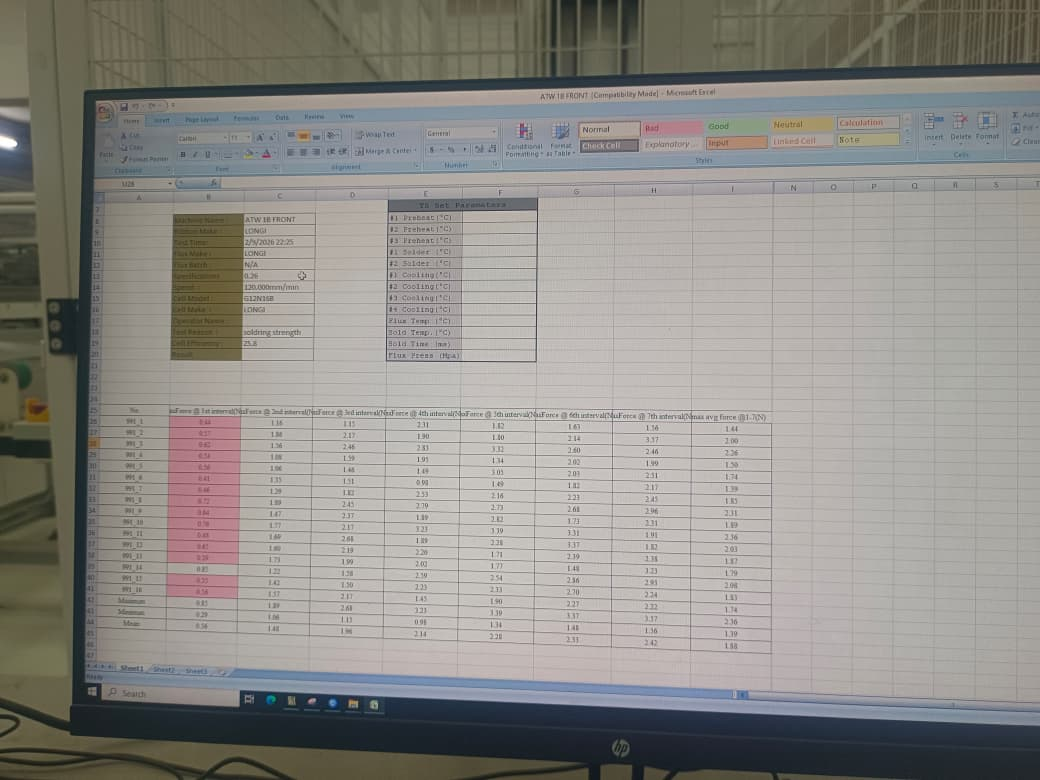
#> input picture models/table_dataset/images/val/BATCH_20260305_173111_E1A5B608_WhatsApp Image 2026-03-05 at 5.14.55 PM.jpeg, 1040 x 780 px, given in place of 172030_7206AD38_WhatsApp Image 2026-03-05 at 5.20.05 PM.jpeg, which was not available
$ python test_ocr.py
#> lines starting #> are read from the running program, lines starting #| are printed output that depends on the picture; after the words box and inside, x2 and y2 are one past the last pixel; in counts of white or black regions, pixels touching at a corner belong together; pictures that were not available may be replaced by others from this repository, and a replacement may not be noted
### config.py
"""
Configuration constants for the Manufacturing Quality Control Automation System.
Defines processing rules, directories, and thresholds.
"""
import os
from pathlib import Path

# Base directories
BASE_DIR = Path(__file__).parent
INPUT_DIR = BASE_DIR / "input"
PROCESSED_DIR = BASE_DIR / "processed"
FAILED_DIR = BASE_DIR / "failed"
OUTPUT_DIR = BASE_DIR / "output"
LOGS_DIR = BASE_DIR / "logs"
DEBUG_DIR = BASE_DIR / "debug"

# Ensure directories exist
for d in [INPUT_DIR, PROCESSED_DIR, FAILED_DIR, OUTPUT_DIR, LOGS_DIR, DEBUG_DIR]:
    d.mkdir(parents=True, exist_ok=True)

# Data Structure Assumptions (from solder-point test equipment: 16 bus bars × 7 measurement points each)
BUS_BARS = 16
POINTS_PER_BAR = 7
TOTAL_POINTS = BUS_BARS * POINTS_PER_BAR  # 112
assert TOTAL_POINTS == BUS_BARS * POINTS_PER_BAR, "TOTAL_POINTS must equal BUS_BARS × POINTS_PER_BAR"

# Partial matrix support — allow processing images that capture fewer bus bars
# (e.g., cropped WhatsApp photos). Set to 0 to disable partial support.
MIN_BUS_BARS = 5  # Minimum rows to attempt QC evaluation (below this = DATA_ERROR)

# Quality Criteria Thresholds (per manufacturing QC spec)
RULE_A_THRESHOLD = 0.8       # Minimum acceptable peel force (N)
RULE_A_PERCENTAGE = 0.75     # At least 75% of all points must exceed RULE_A_THRESHOLD
MIN_POINTS_RULE_A = int(TOTAL_POINTS * RULE_A_PERCENTAGE)  # 84 points

RULE_B_THRESHOLD = 0.35      # Low-force warning threshold (N)
MAX_RULE_B_PER_BAR = 2       # Max points ≤ 0.35 allowed per bus bar before rejection

RULE_C_THRESHOLD = 0.1       # Critical low-force threshold (N)
MAX_RULE_C_TOTAL = 8         # Max total points ≤ 0.1 across all bars
MAX_RULE_C_PER_BAR = 1       # Max points ≤ 0.1 allowed per single bar

# OCR Settings
MIN_OCR_CONFIDENCE = 0.85

# Optional DL Table Detection (YOLO) Settings
# When enabled and model is available, the detected table region is cropped
# before geometric/image enhancement steps. If detection fails, pipeline falls
# back to the existing heuristic crop.
ENABLE_YOLO_TABLE_CROP = True
YOLO_TABLE_MODEL_PATH = BASE_DIR / "models" / "table_detector.pt"
# Bootstrap model confidence is typically low until you fine-tune with
# hand-labeled data; keep threshold relaxed to allow detections.
YOLO_TABLE_CONFIDENCE = 0.01
YOLO_TABLE_IOU = 0.45
# Set to an integer class id when your model has multiple classes.
# Keep as None for single-class table detectors.
YOLO_TABLE_CLASS_ID = None
# Save a visual debug image with either YOLO box or fallback crop box.
YOLO_DEBUG_SAVE_IMAGE = True

# Data bounds — any cleaned value outside this range is flagged as OCR noise
DATA_VALUE_MIN = 0.0
DATA_VALUE_MAX = 10.0  # solder peel force rarely exceeds 10 N

# File size limit (bytes) — reject files larger than this before processing
MAX_FILE_SIZE_BYTES = 50 * 1024 * 1024  # 50 MB

# Image preprocessing thresholds (used by image_processor.py)
IMG_CROP_TOP = 0.25
IMG_CROP_BOTTOM = 0.95
IMG_CROP_LEFT = 0.05
IMG_CROP_RIGHT = 0.97
IMG_DESKEW_MIN_ANGLE = 0.3       # degrees — skip rotation below this
IMG_DESKEW_MAX_ANGLE = 15.0      # degrees — ignore lines steeper than this
IMG_PERSPECTIVE_MIN_AREA = 0.3   # fraction of image area for quad detection
IMG_DENOISE_H = 6
IMG_CLAHE_CLIP = 2.0
IMG_CLAHE_GRID = (8, 8)
IMG_SHARPEN_WEIGHT = 1.3
IMG_SHARPEN_BLUR_WEIGHT = -0.3

# Logging
LOG_MAX_BYTES = 10 * 1024 * 1024  # 10 MB
LOG_BACKUP_COUNT = 5

# Cross-Verification Settings (Image vs Excel comparison)
VERIFY_TOLERANCE = 0.05       # Max allowed absolute difference per cell before flagging mismatch
VERIFY_MATCH_THRESHOLD = 0.95 # Minimum fraction of cells that must match for verification to PASS (95%)

# Categories
CATEGORY_APPROVED = "APPROVED"
CATEGORY_REJECTED = "REJECTED"
CATEGORY_MANUAL_REVIEW = "MANUAL_REVIEW_REQUIRED"
CATEGORY_DATA_ERROR = "DATA_ERROR"
CATEGORY_VERIFICATION_FAILED = "VERIFICATION_FAILED"

# RAG (Retrieval-Augmented Generation) Settings
ENABLE_RAG_CONTEXT = True
RAG_DB_PATH = BASE_DIR / "models" / "batch_history.db"
RAG_CHROMA_PATH = BASE_DIR / "models" / "chroma_db"
RAG_EMBEDDING_MODEL = "all-MiniLM-L6-v2"  # Fast, ~50MB model
RAG_TOP_K_SIMILAR = 3  # Retrieve top 3 similar historical batches
RAG_SIMILARITY_THRESHOLD = 0.6  # Min similarity score to consider a match

# Phase 2: Local LLM summary generation
ENABLE_RAG_LLM_SUMMARY = True
LLM_PROVIDER = "ollama"
OLLAMA_BASE_URL = "http://localhost:11434"
OLLAMA_MODEL_NAME = "llama3.1:8b"
LLM_MAX_TOKENS = 512
LLM_TEMPERATURE = 0.2
LLM_TIMEOUT_SECONDS = 30

# Phase 3: Operator feedback loop
ENABLE_OPERATOR_FEEDBACK = True
FEEDBACK_LOOKBACK_LIMIT = 20
FEEDBACK_MIN_ROOT_CAUSE_LENGTH = 5

### image_processor.py
"""
Image Processor for Google Cloud Vision Pipeline.
Applies light preprocessing to improve OCR accuracy on real-world factory photos
(phone cameras photographing monitors) while keeping the image natural enough
for Cloud Vision's deep learning models.
"""
import cv2
import numpy as np
import logging
from pathlib import Path

from config import (
    IMG_CROP_TOP, IMG_CROP_BOTTOM, IMG_CROP_LEFT, IMG_CROP_RIGHT,
    IMG_DESKEW_MIN_ANGLE, IMG_DESKEW_MAX_ANGLE, IMG_PERSPECTIVE_MIN_AREA,
    IMG_DENOISE_H, IMG_CLAHE_CLIP, IMG_CLAHE_GRID,
    IMG_SHARPEN_WEIGHT, IMG_SHARPEN_BLUR_WEIGHT,
    ENABLE_YOLO_TABLE_CROP, YOLO_TABLE_MODEL_PATH,
    YOLO_TABLE_CONFIDENCE, YOLO_TABLE_IOU, YOLO_TABLE_CLASS_ID,
    YOLO_DEBUG_SAVE_IMAGE, DEBUG_DIR,
)


class ImageProcessor:

    _yolo_model = None
    _yolo_load_attempted = False

    @staticmethod
    def _get_yolo_model():
        """
        Lazily load a YOLO detector if enabled and model file exists.
        Returns None when unavailable, so pipeline can safely fall back.
        """
        if not ENABLE_YOLO_TABLE_CROP:
            return None

        if ImageProcessor._yolo_load_attempted:
            return ImageProcessor._yolo_model

        ImageProcessor._yolo_load_attempted = True

        if not YOLO_TABLE_MODEL_PATH.exists():
            logging.warning(
                f"YOLO table crop enabled, but model file not found at {YOLO_TABLE_MODEL_PATH}. "
                "Falling back to heuristic crop."
            )
            return None

        try:
            from ultralytics import YOLO
            ImageProcessor._yolo_model = YOLO(str(YOLO_TABLE_MODEL_PATH))
            logging.info(f"Loaded YOLO table detector from {YOLO_TABLE_MODEL_PATH}")
        except Exception as e:
            logging.warning(f"Could not load YOLO table detector: {e}. Falling back to heuristic crop.")
            ImageProcessor._yolo_model = None

        return ImageProcessor._yolo_model

    @staticmethod
    def _detect_table_roi(img: np.ndarray):
        """
        Detect table region with YOLO and return (x1, y1, x2, y2) in image coords.
        Returns None when detection is unavailable or no confident box is found.
        """
        model = ImageProcessor._get_yolo_model()
        if model is None:
            return None

        try:
            kwargs = {
                "conf": YOLO_TABLE_CONFIDENCE,
                "iou": YOLO_TABLE_IOU,
                "verbose": False,
            }
            if YOLO_TABLE_CLASS_ID is not None:
                kwargs["classes"] = [int(YOLO_TABLE_CLASS_ID)]

            result = model.predict(source=img, **kwargs)[0]
            if result.boxes is None or len(result.boxes) == 0:
                return None

            # Pick the highest-confidence box.
            conf_tensor = result.boxes.conf
            best_idx = int(conf_tensor.argmax().item())
            xyxy = result.boxes.xyxy[best_idx].tolist()
            x1, y1, x2, y2 = [int(v) for v in xyxy]

            h, w = img.shape[:2]
            x1 = max(0, min(x1, w - 1))
            x2 = max(1, min(x2, w))
            y1 = max(0, min(y1, h - 1))
            y2 = max(1, min(y2, h))

            if x2 - x1 < 20 or y2 - y1 < 20:
                return None

            return x1, y1, x2, y2
        except Exception as e:
            logging.warning(f"YOLO table detection failed: {e}. Falling back to heuristic crop.")
            return None

    @staticmethod
    def _write_crop_debug_image(filepath: str, img: np.ndarray, roi, source_label: str):
        """
        Save an annotated debug image showing the crop region and source path
        (YOLO vs heuristic fallback) for quick visual verification.
        """
        if not YOLO_DEBUG_SAVE_IMAGE:
            return

        try:
            x1, y1, x2, y2 = roi
            overlay = img.copy()
            color = (0, 200, 0) if source_label == "YOLO" else (0, 165, 255)
            cv2.rectangle(overlay, (x1, y1), (x2, y2), color, 3)
            label = f"{source_label} crop"
            cv2.putText(
                overlay,
                label,
                (x1, max(20, y1 - 10)),
                cv2.FONT_HERSHEY_SIMPLEX,
                0.7,
                color,
                2,
                cv2.LINE_AA,
            )

            stem = Path(filepath).stem
            out_name = f"{stem}_crop_debug.jpg"
            out_path = DEBUG_DIR / out_name
            ok = cv2.imwrite(str(out_path), overlay)
            if ok:
                logging.info(f"Saved crop debug image: {out_path}")
            else:
                logging.warning(f"Failed to save crop debug image: {out_path}")
        except Exception as e:
            logging.warning(f"Could not write crop debug image: {e}")

    # ── Phone photo of monitor ──────────────────────────────────────────
    @staticmethod
    def preprocess_image(filepath: str) -> np.ndarray:
        """
        Full preprocessing pipeline for phone photos of factory monitors:
        1. Load & crop to data table region
        2. Perspective / deskew correction
        3. Light denoising
        4. Contrast enhancement (CLAHE)
        5. Mild sharpening
        """
        img = cv2.imread(filepath)
#> img is the input picture: shape (780, 1040, 3); mean B, G, R 134.9, 139.6, 141.7
        if img is None:
            raise ValueError(f"Could not read image from {filepath}")

        h, w = img.shape[:2]

        # 1. Crop to table region.
        # Preferred path: YOLO table detector (if enabled and available).
        # Fallback path: existing heuristic crop.
        roi = ImageProcessor._detect_table_roi(img)
        if roi is not None:
            x1, y1, x2, y2 = roi
            cropped = img[y1:y2, x1:x2]
            logging.info(f"YOLO crop applied: ({x1}, {y1})-({x2}, {y2}), shape={cropped.shape}")
            ImageProcessor._write_crop_debug_image(filepath, img, roi, "YOLO")
        else:
            hx1 = int(w * IMG_CROP_LEFT)
            hy1 = int(h * IMG_CROP_TOP)
            hx2 = int(w * IMG_CROP_RIGHT)
            hy2 = int(h * IMG_CROP_BOTTOM)
            cropped = img[hy1:hy2, hx1:hx2]
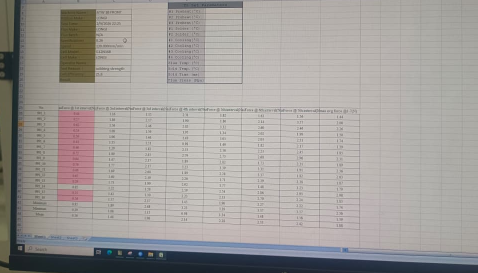
#> cropped: shape (546, 956, 3) (shown at 1/2 size); mean B, G, R 153.9, 156.8, 160.3
            logging.info(f"Heuristic crop from {img.shape} to {cropped.shape}")
            ImageProcessor._write_crop_debug_image(filepath, img, (hx1, hy1, hx2, hy2), "HEURISTIC")

        # 2. Deskew — straighten rotated photos
        cropped = ImageProcessor._deskew(cropped)

        # 3. Perspective correction — flatten trapezoidal distortion from angled shots
        cropped = ImageProcessor._correct_perspective(cropped)

        # 4. Light denoising (preserve edges for digits)
        cropped = cv2.fastNlMeansDenoisingColored(cropped, None, h=IMG_DENOISE_H, hColor=IMG_DENOISE_H,
                                                   templateWindowSize=7, searchWindowSize=21)

        # 5. CLAHE contrast enhancement on the L channel (keeps colours natural)
        cropped = ImageProcessor._enhance_contrast(cropped)

        # 6. Mild sharpen to crisp up digit edges
        cropped = ImageProcessor._sharpen(cropped)

        logging.info(f"Preprocessing complete. Final size: {cropped.shape}")
        return cropped

    # ── Direct screenshot ───────────────────────────────────────────────
    # [14 lines left out: function preprocess_clean_image, not called in this run]

    # ── Internal helpers ────────────────────────────────────────────────
    @staticmethod
    def _deskew(img: np.ndarray) -> np.ndarray:
        """Detect dominant text-line angle via Hough lines and rotate to level."""
        gray = cv2.cvtColor(img, cv2.COLOR_BGR2GRAY)
        edges = cv2.Canny(gray, 50, 150, apertureSize=3)
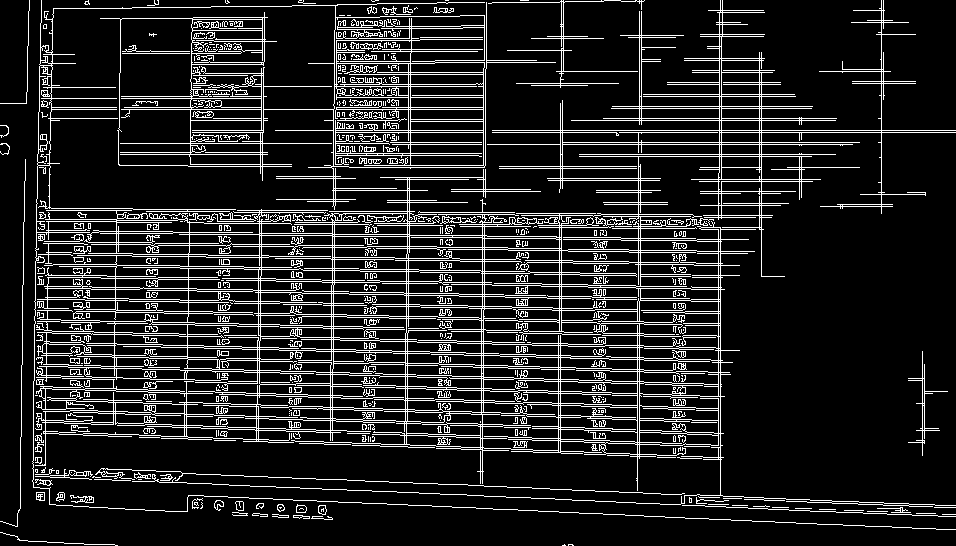
#> edges: shape (546, 956); 13.4% white in thin lines or dots
        lines = cv2.HoughLinesP(edges, 1, np.pi / 180, threshold=100,
                                minLineLength=img.shape[1] // 6, maxLineGap=10)
#> lines = 71 rows, first 6: [275, 130, 955, 130], [333, 132, 955, 132], [544, 416, 720, 422], [221, 280, 540, 285], [439, 282, 691, 286], [33, 408, 661, 430]
        if lines is None:
            return img

        angles = []
        for line in lines:
            x1, y1, x2, y2 = line[0]
            dx = x2 - x1
            dy = y2 - y1
            if abs(dx) < 1:
                continue
            angle = np.degrees(np.arctan2(dy, dx))
            # Only consider near-horizontal lines (table rows)
            if abs(angle) < IMG_DESKEW_MAX_ANGLE:
                angles.append(angle)
#> this loop made 71 passes
#> (x1, y1, x2, y2, dx, dy, angle) on passes 1 to 8: (275, 130, 955, 130, 680, 0, 0), (333, 132, 955, 132, 622, 0, 0), (544, 416, 720, 422, 176, 6, 1.95), (221, 280, 540, 285, 319, 5, 0.898), (439, 282, 691, 286, 252, 4, 0.909), (33, 408, 661, 430, 628, 22, 2.01), (33, 397, 429, 410, 396, 13, 1.88), (63, 264, 463, 270, 400, 6, 0.859)
#> after the loop, angles = 58 values, max 2.71 at index 51, min -0.707 at index 39, mean 0.927

        if not angles:
            return img

        median_angle = float(np.median(angles))
#> median_angle = 0.827
        # Skip rotation if the skew is negligible
        if abs(median_angle) < IMG_DESKEW_MIN_ANGLE:
            logging.info(f"Deskew: angle {median_angle:.2f}° — negligible, skipped.")
            return img

        h, w = img.shape[:2]
        center = (w // 2, h // 2)
        rot_mat = cv2.getRotationMatrix2D(center, median_angle, 1.0)
#> rot_mat = [[1, 0.0144, -3.89], [-0.0144, 1, 6.93]]
        rotated = cv2.warpAffine(img, rot_mat, (w, h),
                                 flags=cv2.INTER_LINEAR,
                                 borderMode=cv2.BORDER_REPLICATE)
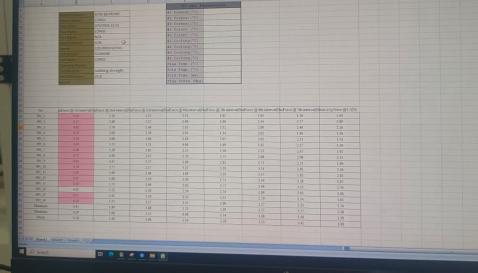
#> rotated: shape (546, 956, 3) (shown at 1/2 size); mean B, G, R 153.9, 156.7, 160.2
        logging.info(f"Deskew: rotated by {median_angle:.2f}°")
        return rotated

    @staticmethod
    def _correct_perspective(img: np.ndarray) -> np.ndarray:
        """
        Attempt to detect a rectangular table region and warp it to a flat rectangle.
        Falls back gracefully if no strong rectangle is found.
        """
        gray = cv2.cvtColor(img, cv2.COLOR_BGR2GRAY)
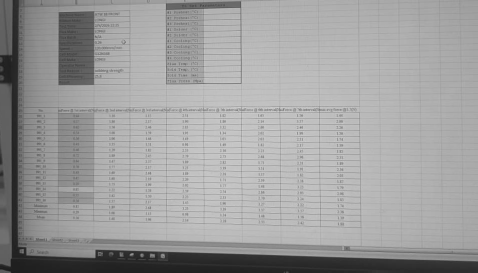
#> gray: shape (546, 956) (shown at 1/2 size); min 26, max 218, mean 157.4
        blurred = cv2.GaussianBlur(gray, (5, 5), 0)
        edges = cv2.Canny(blurred, 30, 120)
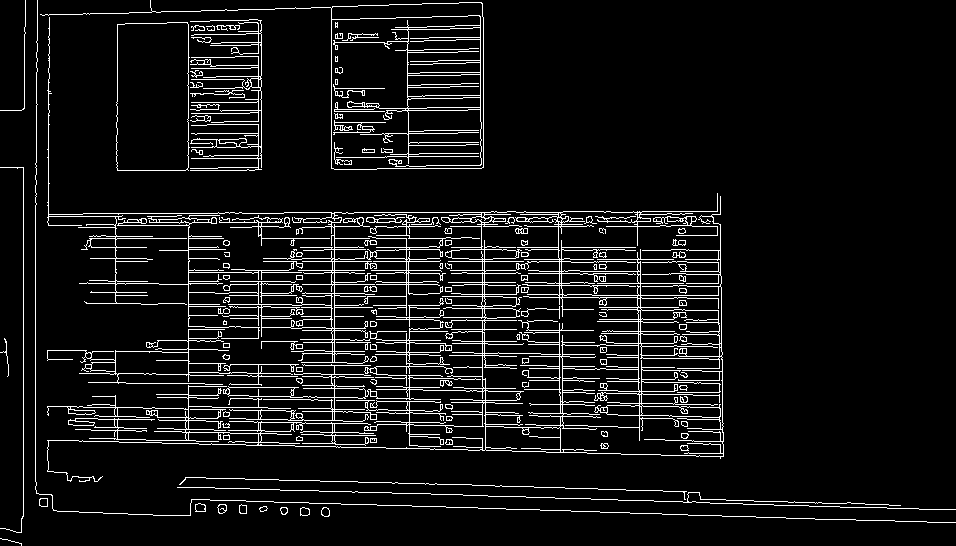
#> edges: shape (546, 956); 7.5% white in thin lines or dots

        # Dilate to close gaps in table borders
        kernel = cv2.getStructuringElement(cv2.MORPH_RECT, (5, 5))
        edges = cv2.dilate(edges, kernel, iterations=2)
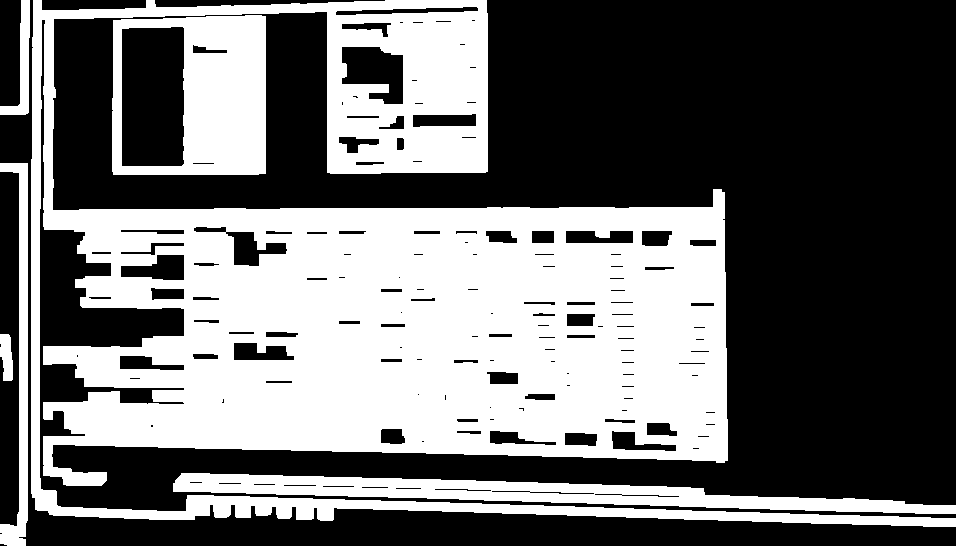
#> edges: shape (546, 956); 42.6% white; 6 white regions

        contours, _ = cv2.findContours(edges, cv2.RETR_EXTERNAL, cv2.CHAIN_APPROX_SIMPLE)
#> contours = 6 contours; box (x1, y1, x2, y2) and area: (31, 0, 956, 527) 200974, (112, 15, 266, 175) 23878, (173, 473, 956, 514) 12469, (0, 163, 28, 546) 3551, (0, 0, 30, 115) 1088, (0, 334, 13, 381) 430
        if not contours:
            return img

        # Find the largest quadrilateral contour
        contours = sorted(contours, key=cv2.contourArea, reverse=True)
        target_quad = None
        img_area = img.shape[0] * img.shape[1]
#> (the rest of the program and of its run is left out)
